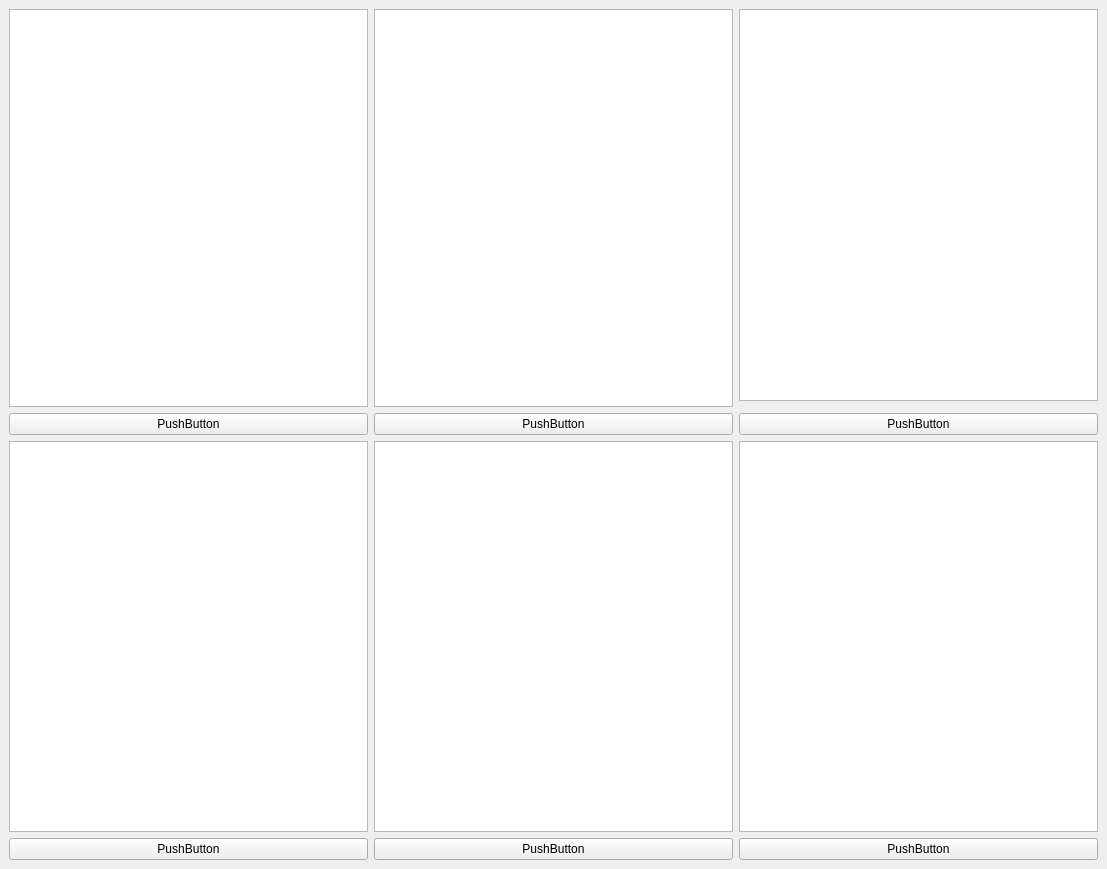
<?xml version="1.0" encoding="UTF-8"?>
<ui version="4.0">
 <class>MainWindow</class>
 <widget class="QMainWindow" name="MainWindow">
  <property name="geometry">
   <rect>
    <x>0</x>
    <y>0</y>
    <width>1107</width>
    <height>869</height>
   </rect>
  </property>
  <property name="windowTitle">
   <string>MainWindow</string>
  </property>
  <widget class="QWidget" name="centralwidget">
   <layout class="QGridLayout" name="gridLayout">
    <item row="4" column="1">
     <widget class="QGraphicsView" name="graphicsView_5"/>
    </item>
    <item row="4" column="0">
     <widget class="QGraphicsView" name="graphicsView_4"/>
    </item>
    <item row="4" column="2">
     <widget class="QGraphicsView" name="graphicsView_6"/>
    </item>
    <item row="5" column="1">
     <widget class="QPushButton" name="pushButton_5">
      <property name="text">
       <string>PushButton</string>
      </property>
     </widget>
    </item>
    <item row="2" column="0">
     <widget class="QPushButton" name="pushButton_1">
      <property name="text">
       <string>PushButton</string>
      </property>
     </widget>
    </item>
    <item row="2" column="1">
     <widget class="QPushButton" name="pushButton_2">
      <property name="text">
       <string>PushButton</string>
      </property>
     </widget>
    </item>
    <item row="0" column="1" rowspan="2">
     <widget class="QGraphicsView" name="graphicsView_2"/>
    </item>
    <item row="0" column="2">
     <widget class="QGraphicsView" name="graphicsView_3"/>
    </item>
    <item row="5" column="0">
     <widget class="QPushButton" name="pushButton_4">
      <property name="text">
       <string>PushButton</string>
      </property>
     </widget>
    </item>
    <item row="0" column="0" rowspan="2">
     <widget class="QGraphicsView" name="graphicsView_1"/>
    </item>
    <item row="5" column="2">
     <widget class="QPushButton" name="pushButton_6">
      <property name="text">
       <string>PushButton</string>
      </property>
     </widget>
    </item>
    <item row="2" column="2">
     <widget class="QPushButton" name="pushButton_3">
      <property name="text">
       <string>PushButton</string>
      </property>
     </widget>
    </item>
   </layout>
  </widget>
 </widget>
 <resources/>
 <connections/>
</ui>
